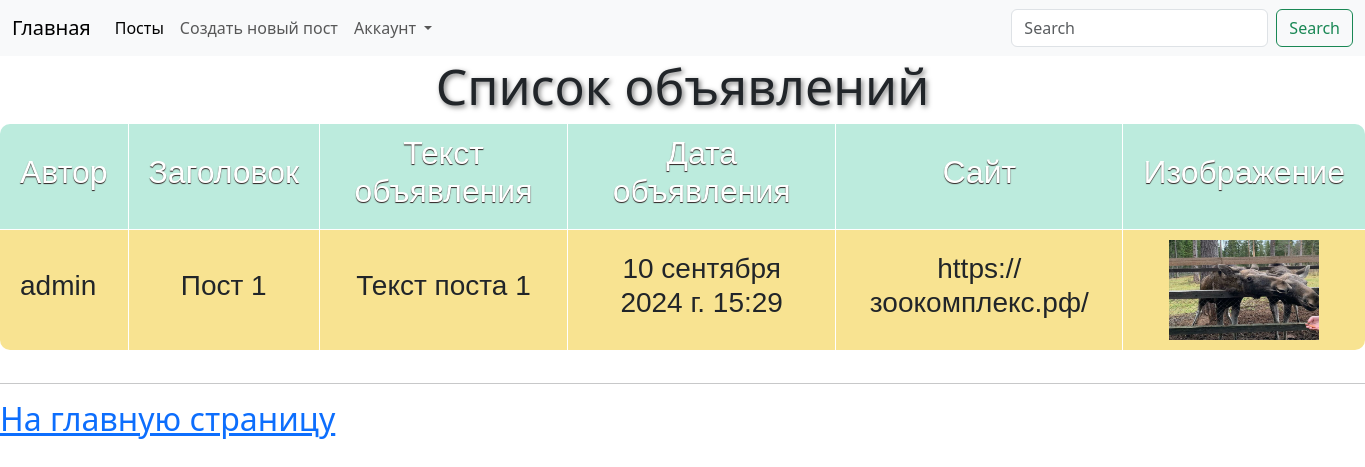
The app's page /board/post/table/, older data.
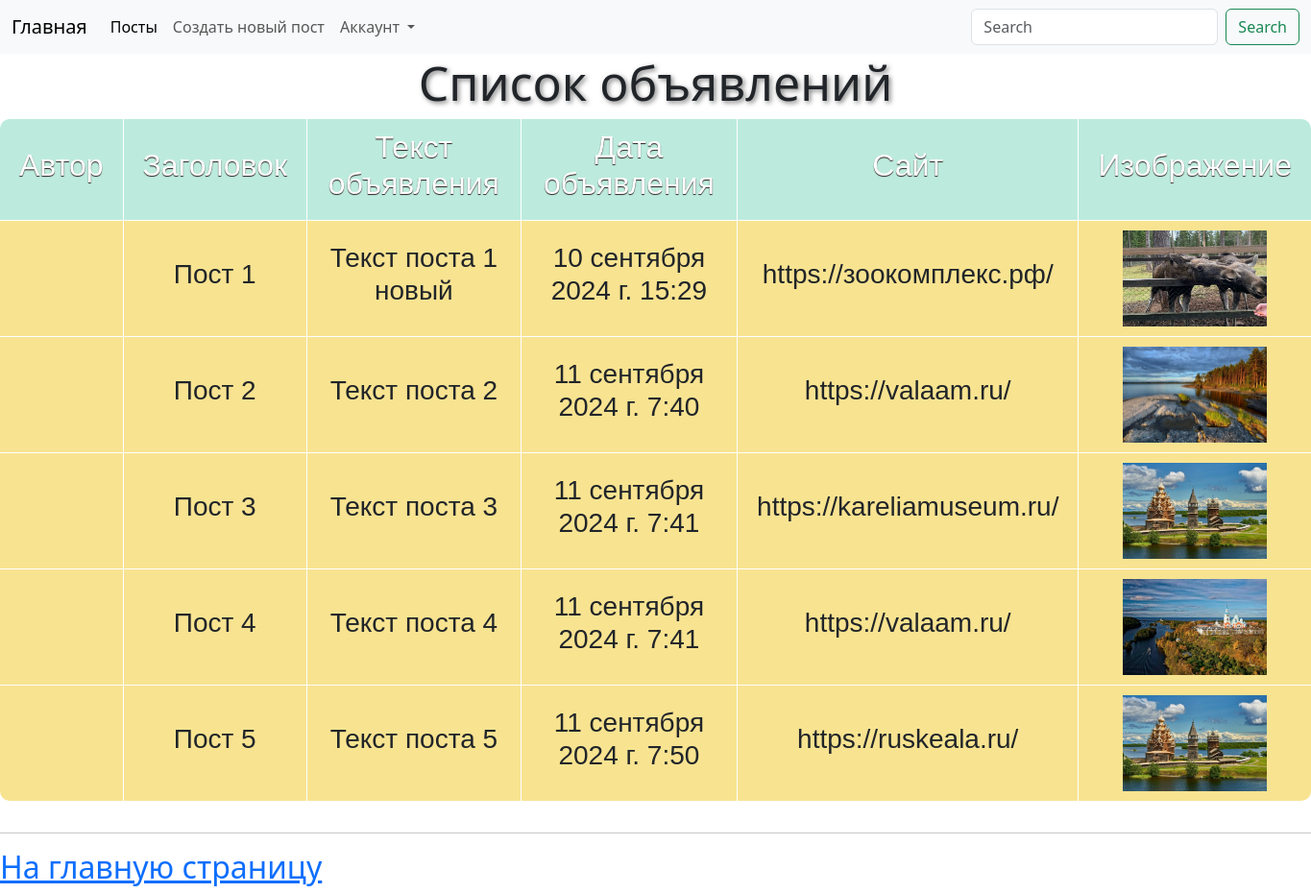
The same page, newer data.
### board/models.py (models this page shows, shortened)
class Post(models.Model):
    author = models.ForeignKey(User, on_delete=models.CASCADE, verbose_name='Автор')
    title = models.CharField(max_length=200, verbose_name='Заголовок')
    text = models.TextField(max_length=500, verbose_name='Текст объявления')
    created_at = models.DateTimeField(default=timezone.now, verbose_name='Опубликовано',
                                      editable=False)  # Параметр 'editable' отключает возможность для редактирования
    url_adders = models.CharField(max_length=150, verbose_name='Ссылка на сайт')
    image = models.ImageField(upload_to='posts/', null=True, verbose_name='Изображение')
    slug = models.SlugField(max_length=200, unique=True, editable=False, null=True)
    class Meta:  # Настроечный класс
        verbose_name = 'Объявление'
        verbose_name_plural = 'Объявления'

### users/models.py (models this page shows)
class CustomUser(AbstractUser):
    phone = models.CharField(max_length=20, verbose_name="Телефон")
    city = models.CharField(max_length=100, verbose_name="Город")
    image = models.ImageField(upload_to="users/", null=True, verbose_name="Изображение")

### board/views.py (the view)
# urls.py: path('post/table/', post_list_in_table, name='post_list_in_table'),
def post_list_in_table(request):  # Посты в виде таблицы
    posts = Post.objects.all()
    context = {
        'title': 'Посты',
        'posts': posts
    }
    return render(request, template_name='board/posts_in_table.html', context=context)

### board/templates/board/posts_in_table.html
{% extends 'board/base.html' %}
{% load static %}
{% block content %}
<link href="{% static 'css/style_table.css' %}" rel="stylesheet" type="text/css">
<div>
    <h2 class="how">Список объявлений</h2>
    <table>
        <caption></caption>
        <colgroup></colgroup>
        <thead>
        <tr>
            <th><h2>Автор</h2></th>
            <th><h2>Заголовок</h2></th>
            <th><h2>Текст объявления</h2></th>
            <th><h2>Дата объявления</h2></th>
            <th><h2>Сайт</h2></th>
            <th><h2>Изображение</h2></th>
        </tr>
        </thead>
        <tbody>
        {% for post in posts %}
        <tr>
            <td>
                <h3>{{post.author}}</h3>
            </td>
            <td>
                <h3>{{post.title}}</h3>
            </td>
            <td>
                <h3>{{post.text}}</h3>
            </td>
            <td>
                <h3>{{post.created_at}}</h3>
            </td>
            <td>
                <h3>{{post.url_adders}}</h3>
            </td>
            <td>
                <img width="150px" height="100px" src="/media/{{post.image}}">
            </td>
        </tr>
        {% endfor %}
        </tbody>
    </table>
</div>
<hr>
<a href="{% url 'board:index'%}"><h2>На главную страницу</h2></a>
{% endblock content %}

Row changes from the older to the newer data that the page shows:
changed Post "Пост 1": text "Текст поста 1" → "Текст поста 1 новый"; author "admin" → (not shown)
added Post: title "Пост 2", text "Текст поста 2", created_at "11 сентября 2024 г. 7:40", url_adders "https://valaam.ru/", image (picture)
added Post: title "Пост 3", text "Текст поста 3", created_at "11 сентября 2024 г. 7:41", url_adders "https://kareliamuseum.ru/", image (picture)
added Post: title "Пост 4", text "Текст поста 4", created_at "11 сентября 2024 г. 7:41", url_adders "https://valaam.ru/", image (picture)
added Post: title "Пост 5", text "Текст поста 5", created_at "11 сентября 2024 г. 7:50", url_adders "https://ruskeala.ru/", image (picture)
